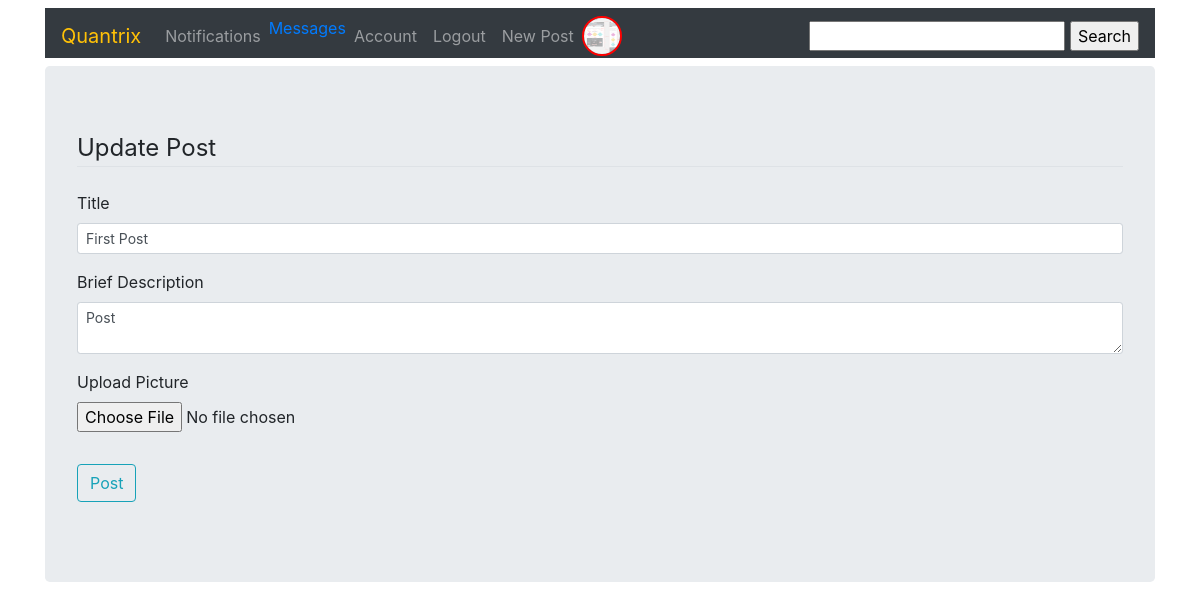
/update_post/1 (signed in), run on an earlier commit of the app's database.
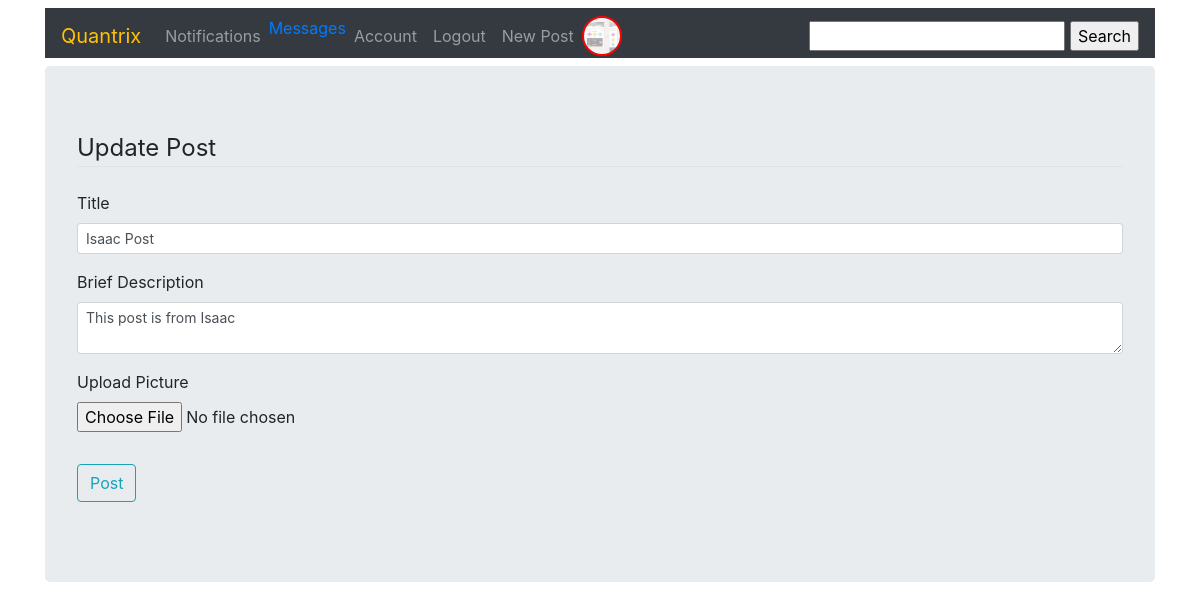
And on a later commit of the database.
### quandromy/database.py (models this page shows, shortened)
class Post(db.Model):
    __tablename__ = 'posts'
    __searchable__ = ['title', 'describe']
    id = db.Column(db.Integer, primary_key = True)
    date_posted = db.Column(db.DateTime, nullable = False, default = datetime.utcnow())
    title = db.Column(db.String(50), nullable = False)
    describe = db.Column(db.String, nullable = False)
    picture = db.Column(db.String(20), nullable = False, default = 'default.png')
    user_id = db.Column(db.Integer, db.ForeignKey('users.id'), nullable = False)
    comments = db.relationship('Comment', backref='post', lazy='dynamic')

### quandromy/posts/routes.py (the view, shortened to what this page needs)
@posts.route('/update_post/<int:post_id>', methods = ['POST', 'GET'])
@login_required
def update_post(post_id):
    post = Post.query.get_or_404(post_id)
    form = PostForm()
    if post.author != current_user:
        abort(403)
    if request.method == "GET":
        form.title.data = post.title
        form.describe.data = post.describe
    return render_template('posts/update_post.html', form = form, legend = 'Update Post')

### quandromy/main/forms.py
class SearchForm(FlaskForm):
    search = StringField('search', validators=[DataRequired()])

### quandromy/posts/forms.py
class PostForm(FlaskForm):
    title = StringField('Title', validators =[DataRequired()])
    describe = TextAreaField('Brief Description', validators = [DataRequired()])
    picture = FileField("Upload Picture", validators = [DataRequired(), FileAllowed(['jpeg', 'png','jpg', 'jfif'])])
    submit = SubmitField("Post")

### quandromy/database.py (called while the page is built)
    def new_messages(self):
        last_read_time = self.last_message_read_time or datetime(1900, 1, 1)
        return Message.query.filter_by(recipient=self).filter(
            Message.timestamp > last_read_time).count()

### quandromy/main/__init__.py (called while the page is built)
@main.app_context_processor
def inject_permissions():
    return dict(Permission=Permission)

### quandromy/posts/routes.py (called while the page is built)
@posts.before_request
def before_request():
    if current_user.is_authenticated:
        current_user.last_seen = datetime.utcnow()
        db.session.commit()
        g.search_form = SearchForm()

### quandromy/users/routes.py (called while the page is built)
@login_manager.user_loader #This is reuqired to manage users by their ID's
def load_user(user_id):
    return User.query.get(int(user_id))

### quandromy/templates/posts/update_post.html (shortened to what this page needs)
{% extends 'base.html'%}
{% block div %}
<form class="jumbotron" action="" method="POST" enctype="multipart/form-data">
  <fieldset class="form-group">
    <legend class="border-bottom mb-4">{{legend}}</legend>
        <div class="form-group">
            {{form.title.label(class = 'form-control-label')}}
            {% if form.title.errors %}
                {{form.title(class = 'form-control form-control-sm is-invalid')}}
              <div class="invalid-feedback">
                {%for error in form.title.errors%}
                  <span>{{error}}</span>
                {% endfor %}
              </div>
            {% else %}
              {{form.title(class = 'form-control form-control-sm')}}
            {% endif %}
        </div>
        <div class="form-group">
            {{form.describe.label(class = 'form-control-label')}}
            {% if form.describe.errors %}
                {{form.describe(class = 'form-control form-control-sm is-invalid')}}
              <div class="invalid-feedback">
                {%for error in form.describe.errors %}
                  <span>{{error}}</span>
                {%endfor%}
              </div>
            {% else %}
              {{form.describe(class = 'form-control form-control-sm')}}
            {% endif %}
        </div>
        <div class="form-group">
            {{form.picture.label()}}
            {{form.picture(class = "form-control-file")}}
        </div>
  </fieldset>
<div class="form-group">
 {{form.submit(class = "btn btn-outline-info")}}
</div>
{% endblock %}

What changed in the data, as far as the page shows it:
changed Post: title "First Post" → "Isaac Post"; describe "Post" → "This post is from Isaac"
